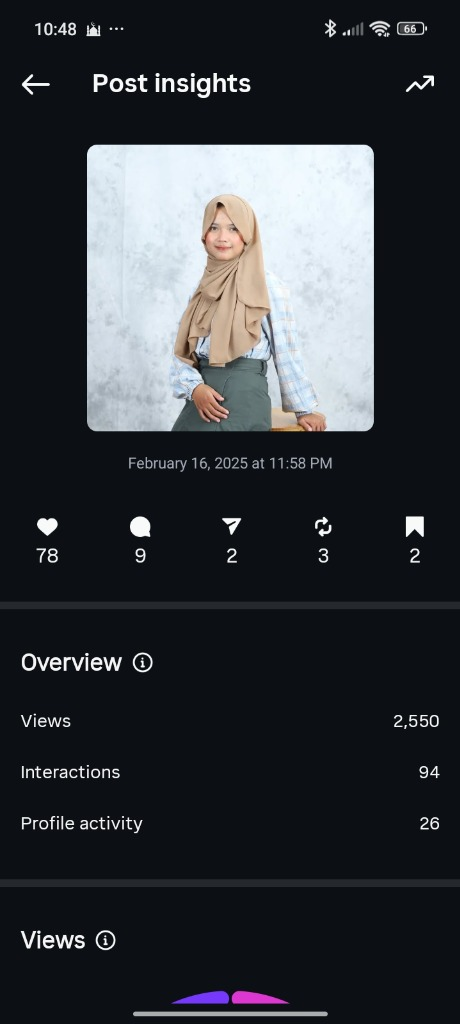
#> input picture PERSONAL-BRANDING/assets/images/media__1783227293470.jpg, 460 x 1024 px, found by its file name
$ python crop_exact.py
#> lines starting #> are read from the running program, lines starting #| are printed output that depends on the picture
from PIL import Image

img_path = r"C:\Users\lenovo\.gemini\antigravity\brain\34a87eb0-2102-431d-bd12-9eb739dcb453\media__1783227293470.jpg"
img = Image.open(img_path)
#> img is the input picture: PIL image 460x1024 RGB; mean R, G, B 50.3, 53.4, 58.4

# Let's crop using the coordinates found: X from 12 to 448, Y from 145 to 562
cropped = img.crop((12, 145, 448, 562))
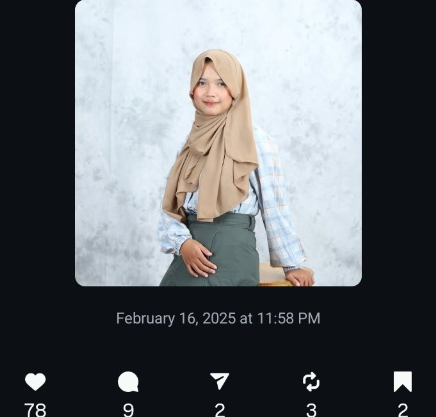
#> cropped: PIL image 436x417 RGB; mean R, G, B 102.2, 106.1, 110.2
cropped.save(r"c:\Users\lenovo\Desktop\PERSONAL-BRANDING\assets\images\lisa_portrait_clean.jpg")
print("Clean portrait cropped at exact boundaries Y=145 to Y=562!")

$ run again, with PERSONAL-BRANDING/assets/images/media__1783226928305.jpg copied over PERSONAL-BRANDING/assets/images/media__1783227293470.jpg
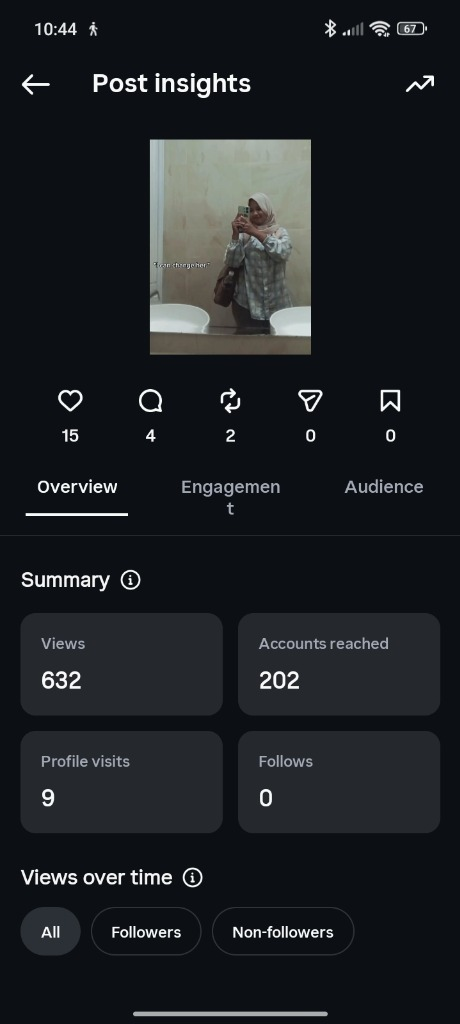
#> input picture PERSONAL-BRANDING/assets/images/media__1783226928305.jpg, 460 x 1024 px, found by its file name
#> img is the input picture: PIL image 460x1024 RGB; mean R, G, B 29.4, 32.4, 36.3
#> `cropped = img.crop((12, 145, 448, 562))`:
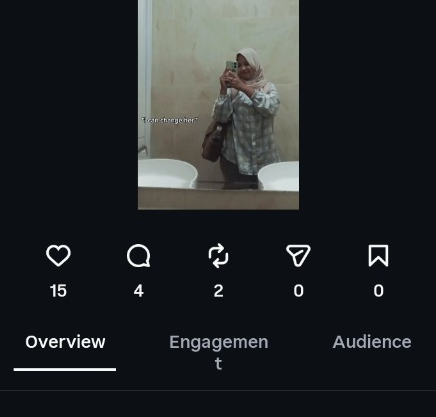
#> cropped: PIL image 436x417 RGB; mean R, G, B 35.9, 38.9, 41.2

$ run again, with PERSONAL-BRANDING/assets/images/media__1783226928309.jpg copied over PERSONAL-BRANDING/assets/images/media__1783227293470.jpg
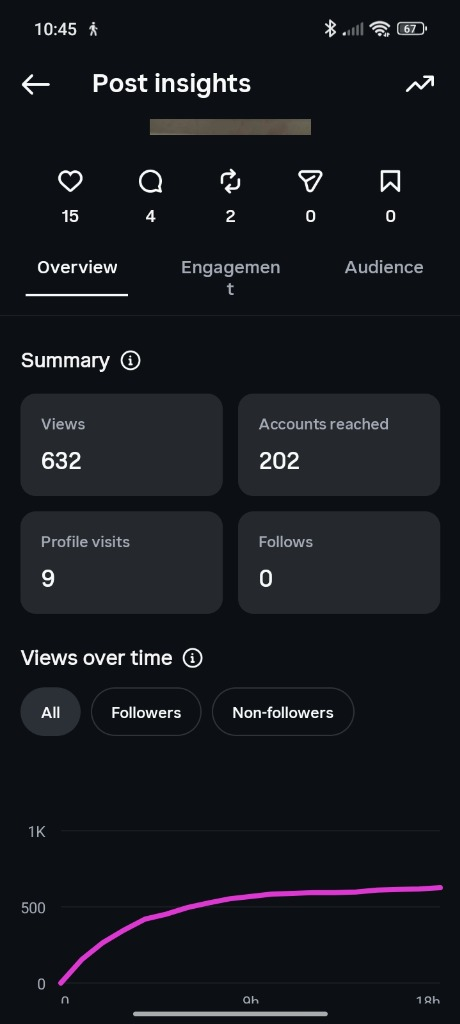
#> input picture PERSONAL-BRANDING/assets/images/media__1783226928309.jpg, 460 x 1024 px, found by its file name
#> img is the input picture: PIL image 460x1024 RGB; mean R, G, B 22.6, 24.8, 30.4
#> `cropped = img.crop((12, 145, 448, 562))`:
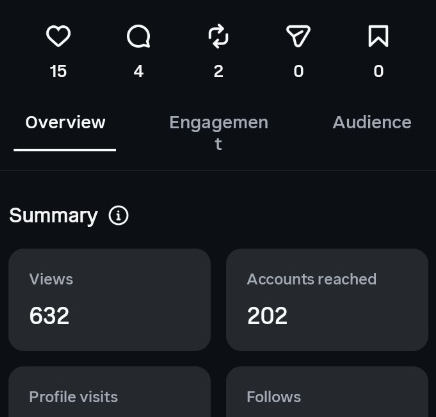
#> cropped: PIL image 436x417 RGB; mean R, G, B 26, 29.1, 34.1

$ run again, with PERSONAL-BRANDING/assets/images/media__1783226928317.jpg copied over PERSONAL-BRANDING/assets/images/media__1783227293470.jpg
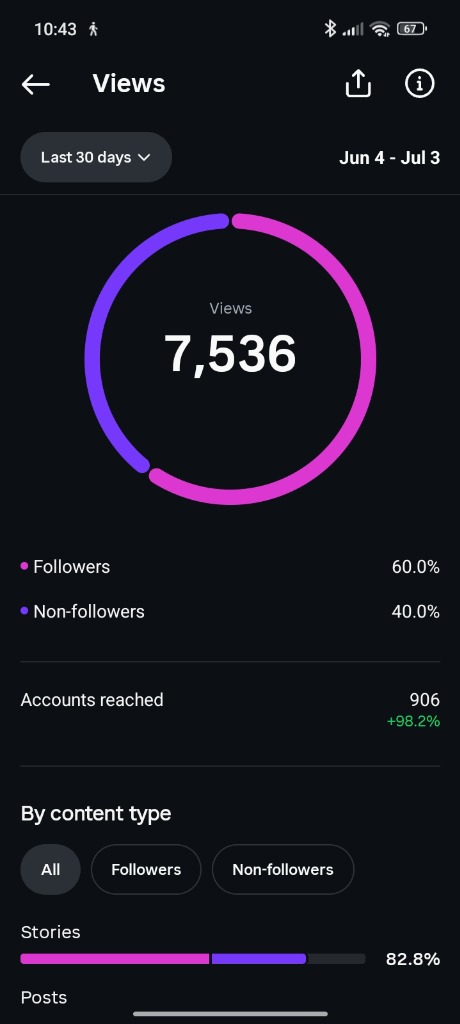
#> input picture PERSONAL-BRANDING/assets/images/media__1783226928317.jpg, 460 x 1024 px, found by its file name
#> img is the input picture: PIL image 460x1024 RGB; mean R, G, B 23.4, 22.1, 32.6
#> `cropped = img.crop((12, 145, 448, 562))`:
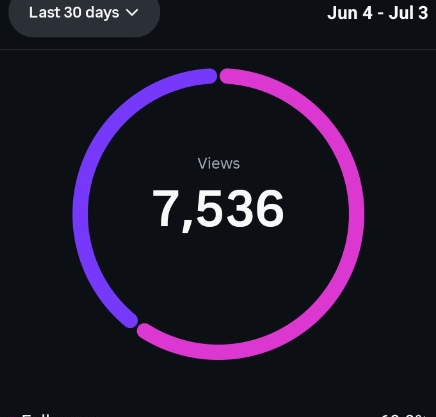
#> cropped: PIL image 436x417 RGB; mean R, G, B 28.9, 22.7, 39.6
